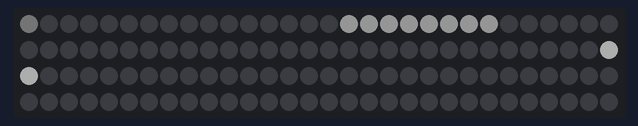
Simulated run of this sketch. Board: ATtiny85, built with avr-gcc and run on an emulated ATtiny85. Shown: 120 RGB LEDs in strip order, left to right, continuing on the next row. Wiring (inferred from the names in the program): DS3231 clock at I2C address 0x68. Dim RGB values are drawn brighter than linear; the local clock reads 2024-03-15 10:24:30 at power-on unless the sketch sets it.

Above: at 0.17 s.

The sketch:

pulse_test.ino
```cpp
#include <Adafruit_DotStar.h>
#include <SPI.h>
#include <Wire.h>
//=============================
// G L O B A L   V A R S
//======================================================
#define DS3231_I2C_ADDRESS 0x68
#define NUMPIXELS 120
#define DATAPIN    4 //YELLOW
#define CLOCKPIN   5 //GREEN
Adafruit_DotStar strip = Adafruit_DotStar(
  NUMPIXELS, DATAPIN, CLOCKPIN, DOTSTAR_BRG);

uint32_t color            = 0x999999;
int hours                 = -1; //ensure the led update always happens by setting -1
int minutes               = -1; //ensure the led update always happens by setting -1
int seconds               = -1; //ensure the led update always happens by setting -1

int hourColor             = 50;
int minuteColor           = 20;
int secondColor           = 10;

int activeLength          = 120;
int minuteLen             = 8;
int hourLen               = 2;

int secLength             = -30;
int secJump               = 5;
int delayTime             = 1;

//=============================
// I N I T
//======================================================
void setup() {
  #if defined(__AVR_ATtiny85__) && (F_CPU == 16000000L)
    clock_prescale_set(clock_div_1);                              // Enable 16 MHz on Trinket
  #endif
  strip.begin();                                                  // Initialize pins for output
  strip.show();                                                   // Turn all LEDs off ASAP
  Wire.begin();
  pinMode(13, OUTPUT);                                            // Sanity check LED
  Serial.begin(9600);
  setDS3231time(55, 10, 6, 0, 0, 0, 0);
}

//=============================
// M A I N   L O O P
//======================================================
bool pulse = false;
int secStart = 0;
int secEnd = secLength;
int minutePoint = 0;
void loop() {

  byte newSecond, newMinute, newHour, dayOfWeek, dayOfMonth, newMonth, newYear;
  readDS3231time(&newSecond, &newMinute, &newHour, &dayOfWeek, &dayOfMonth, &newMonth, &newYear);

  handleHour(newHour);                                             // HANDLE HOURS
  handleMinutes(newMinute);                                        // HANDLE MINUTES
  handleSeconds(newSecond);                                        // HANDLE SECONDS
  handlePulse(pulse);                                             // HANDLE PULSE

  //printTime();
  strip.show();
  delay(delayTime);
}

//=============================
// R T C
//======================================================
// Convert normal decimal numbers to binary coded decimal
byte decToBcd(byte val)
{
  return( (val/10*16) + (val%10) );
}
// Convert binary coded decimal to normal decimal numbers
byte bcdToDec(byte val)
{
  return( (val/16*10) + (val%16) );
}

void setDS3231time(byte newSecond, byte newMinute, byte newHour, byte dayOfWeek, byte
dayOfMonth, byte newMonth, byte newYear)
{
  // sets time and date data to DS3231
  Wire.beginTransmission(DS3231_I2C_ADDRESS);
  Wire.write(0); // set next input to start at the seconds register
  Wire.write(decToBcd(newSecond)); // set seconds
  Wire.write(decToBcd(newMinute)); // set minutes
  Wire.write(decToBcd(newHour)); // set hours
  Wire.write(decToBcd(dayOfWeek)); // set day of week (1=Sunday, 7=Saturday)
  Wire.write(decToBcd(dayOfMonth)); // set date (1 to 31)
  Wire.write(decToBcd(newMonth)); // set month
  Wire.write(decToBcd(newYear)); // set year (0 to 99)
  Wire.endTransmission();
}
void readDS3231time(byte *newSecond,
byte *newMinute,
byte *newHour,
byte *dayOfWeek,
byte *dayOfMonth,
byte *newMonth,
byte *newYear)
{
  Wire.beginTransmission(DS3231_I2C_ADDRESS);
  Wire.write(0); // set DS3231 register pointer to 00h
  Wire.endTransmission();
  Wire.requestFrom(DS3231_I2C_ADDRESS, 7);
  // request seven bytes of data from DS3231 starting from register 00h
  *newSecond = bcdToDec(Wire.read() & 0x7f);
  *newMinute = bcdToDec(Wire.read());
  *newHour = bcdToDec(Wire.read() & 0x3f);
  *dayOfWeek = bcdToDec(Wire.read());
  *dayOfMonth = bcdToDec(Wire.read());
  *newMonth = bcdToDec(Wire.read());
  *newYear = bcdToDec(Wire.read());
}

//=============================
// F U N C T I O N S
//======================================================
void printTime() {
  Serial.print(hours);
  Serial.print(" ");
  Serial.print(minutes);
  Serial.print(" ");
  Serial.print(seconds);
  Serial.println("");
}

void handleHour(int newHour) {
  if  (hours != newHour) {
    int hourHalfLen = hourLen / 2;
    for (int i = hourHalfLen * -1; i < hourHalfLen; i++) {
      strip.setPixelColor((((i + (hours * 10)) + 120) % 120) , 0);
    }
    hours = newHour;
    for (int i = hourHalfLen * -1; i < hourHalfLen; i++) {
      strip.setPixelColor((((i + (hours * 10)) + 120) % 120) , hourColor, hourColor, hourColor);
    }
  }
}

void handleMinutes(int newMinute) {
  /*
   * if minute points are on top of hour points
   * show hour
   */
  if  (minutes != newMinute) {

    int minuteHalfLen = minuteLen / 2;
    for (int i = minuteHalfLen * -1; i < minuteHalfLen; i++) {
      if (notAtHour(i + (minutes * 2))) {
        strip.setPixelColor((((i + (minutes * 2)) + 120) % 120) , 0);
      } else {
        strip.setPixelColor((((i + (minutes * 2)) + 120) % 120) , hourColor, hourColor, hourColor);
      }
    }
    minutes = newMinute;
    for (int i = minuteHalfLen * -1; i < minuteHalfLen; i++) {
      if (notAtHour(i + (minutes * 2))) {
        strip.setPixelColor((((i + (minutes * 2)) + 120) % 120) , minuteColor, minuteColor, minuteColor);
      }
    }
  }
}

void handleSeconds(int newSecond) {
  if (seconds != newSecond) {
    seconds = newSecond;
    pulse = true;
    digitalWrite(13, HIGH);
    //printTime();
  } else {
    digitalWrite(13, LOW);
  }
}

void handlePulse(bool p) {
  if (p) {
    //SHOW PULSE
    for (int i = secStart; i > secStart - secJump; i--) {
      if (i < activeLength) {
        if (notAtMinute(i) && notAtHour(i)) {
          strip.setPixelColor(i, 1, 1, 1);
        }
      }
    }
    //DELETE PULSE
    for (int i = secEnd; i <= secEnd + secJump; i++) {
      if (notAtMinute(i) && notAtHour(i)) {
        strip.setPixelColor(i, 0);
      }
    }
    secStart += secJump;
    secEnd += secJump;
    if (secEnd >= activeLength) {
      pulse = false;
      secStart = 0;
      secEnd = secLength;
    }
  }
}

bool notAtHour(int i) {
  int hourHalfLen = hourLen / 2;
  bool test = true;
  for (int j = hourHalfLen * -1; j < hourHalfLen; j++) {
    if (i == (((j + (hours * 10)) + 120) % 120)) {
      test = false;
    }
  }
  return test;
}

bool notAtMinute(int i) {
  int minuteHalfLen = minuteLen / 2;
  bool test = true;
  for (int j = minuteHalfLen * -1; j < minuteHalfLen; j++) {
    if (i == (((j + (minutes * 2)) + 120) % 120)) {
      test = false;
    }
  }
  return test;
}
```
